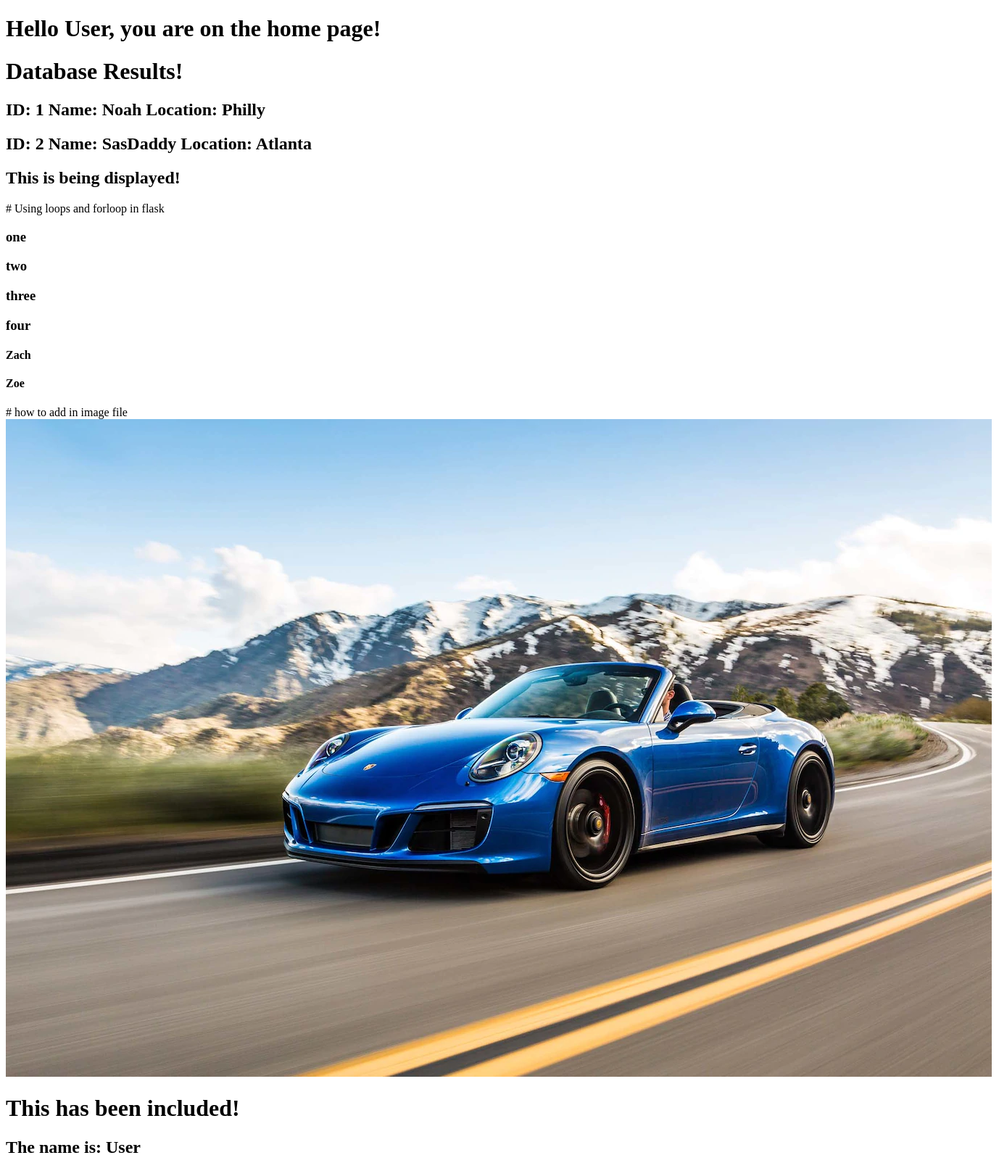
Page /home on the earlier database version.
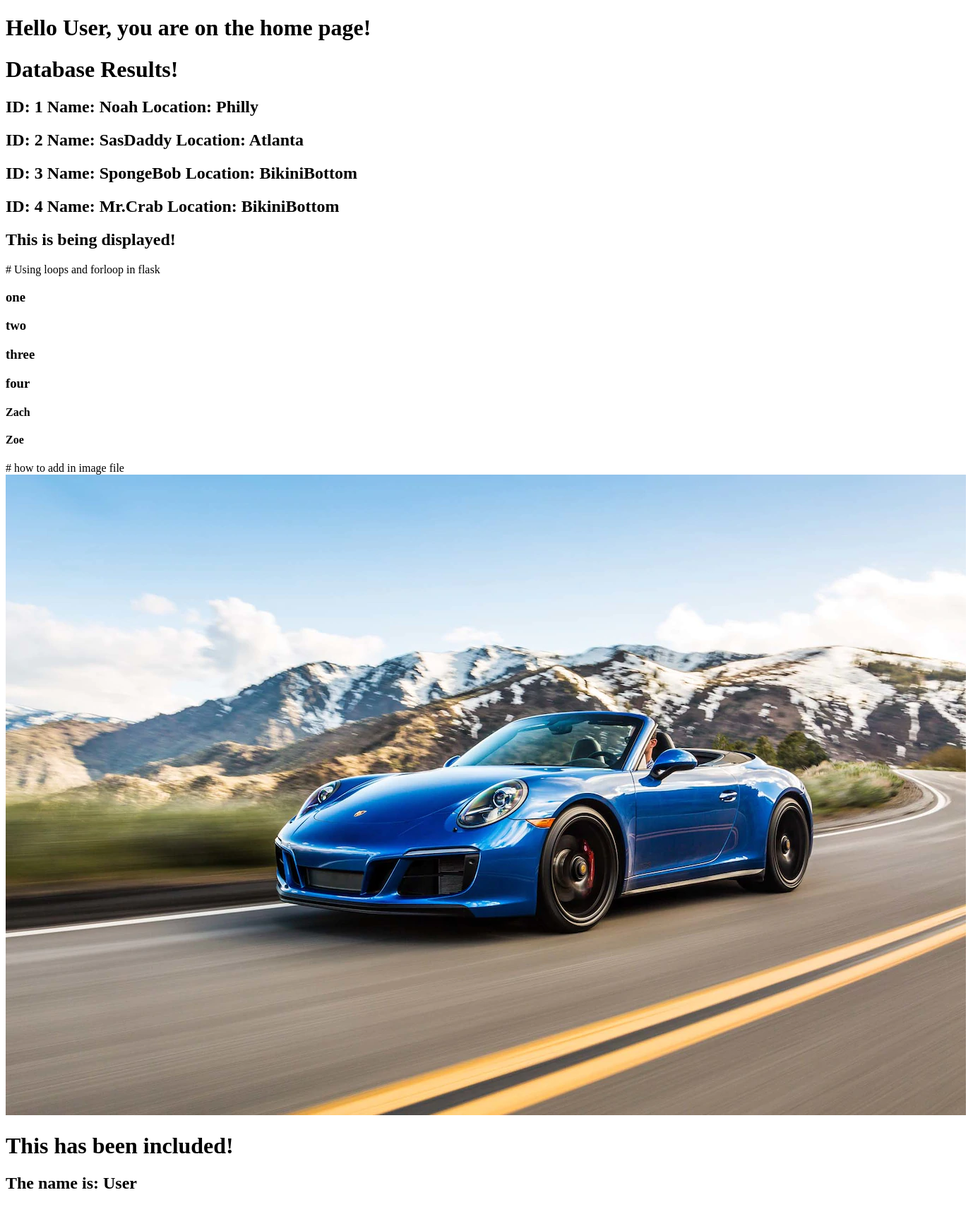
Same page on the later database version.
### tables this page shows
CREATE TABLE name (ID INTEGER PRIMARY KEY AUTOINCREMENT, name text, location text);

### app.py (the view)
@app.route('/home', methods=['POST', 'GET'], defaults={"name":"User"})
@app.route('/home/<name>', methods=['POST', 'GET'])
def home(name):
    session['name'] = name
    db = get_db()
    select = """
    SELECT ID, name, location from name
    """
    cur = db.execute(select)
    results = cur.fetchall()
    return render_template('home.html', name=name, display=True, mylist=['one', 'two', 'three', 'four'], listofdictionaries=[{'name': 'Zach'}, {'name': 'Zoe'}], results = results)

### app.py (called while the page is built)
def connect_db():
    sql = sqlite3.connect('intro_data.sqlite3')
    return sql

def get_db():
    if not hasattr(g, 'sqlite3'):
        g.sqlite_db = connect_db()
    return g.sqlite_db

### templates/home.html (shortened to what this page needs)
{% extends 'base.html' %}
{% block content %}
<h1>Hello {{ name }}, you are on the home page!</h1>
<h1>Database Results!</h1>
{% for item in results %}
<h2> ID: {{ item[0] }} Name: {{ item[1] }}  Location: {{ item[2] }}</h2>
{% endfor %}
{% if display %}
<h2>This is being displayed!</h2>
{% else %}
<h2>This is not being displayed!</h2>
{% endif %}
# Using loops and forloop in flask
{% for x in mylist %}
<h3>{{x}}</h3>
{% endfor %}
{% for x in listofdictionaries %}
<h4>{{ x.name }}</h4>
{% endfor %}
# how to add in image file
<img src="{{ url_for('static', filename='images/911.png')}}">
{% include "include_this.html" %}
{% endblock %}

### templates/base.html (shortened to what this page needs)
<!DOCTYPE html>
<html lang="en">
<head>
</head>
<body>
    {% block content %}{% endblock %}
</body>
</html>

### templates/include_this.html
<h1>This has been included!</h1>
<h2>The name is: {{ name }}</h2>

Differences in the rows shown:
added name: ID "3", name "SpongeBob", location "BikiniBottom"
added name: ID "4", name "Mr.Crab", location "BikiniBottom"
